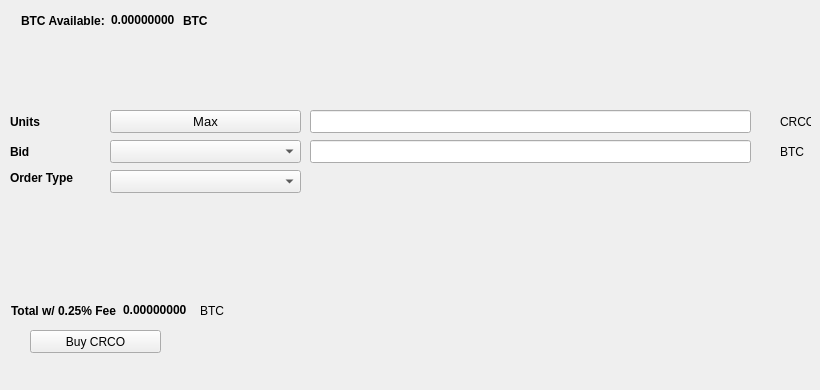
   <widget class="QWidget" name="BuyTab">
    <attribute name="title">
     <string>Buy</string>
    </attribute>
    <widget class="QPushButton" name="BuyCRCO">
     <property name="geometry">
      <rect>
       <x>30</x>
       <y>330</y>
       <width>131</width>
       <height>23</height>
      </rect>
     </property>
     <property name="text">
      <string>Buy CRCO</string>
     </property>
     <property name="icon">
      <iconset resource="../cryptradecoin.qrc">
       <normaloff>:/icons/bitcoin</normaloff>:/icons/bitcoin</iconset>
     </property>
    </widget>
    <widget class="QLabel" name="label_3">
     <property name="geometry">
      <rect>
       <x>10</x>
       <y>110</y>
       <width>46</width>
       <height>23</height>
      </rect>
     </property>
     <property name="font">
      <font>
       <weight>75</weight>
       <bold>true</bold>
      </font>
     </property>
     <property name="text">
      <string>Units</string>
     </property>
    </widget>
    <widget class="QLineEdit" name="UnitsInput">
     <property name="geometry">
      <rect>
       <x>310</x>
       <y>110</y>
       <width>441</width>
       <height>23</height>
      </rect>
     </property>
     <property name="font">
      <font>
       <pointsize>9</pointsize>
       <weight>75</weight>
       <bold>true</bold>
      </font>
     </property>
    </widget>
    <widget class="QLineEdit" name="BuyBidPriceEdit">
     <property name="geometry">
      <rect>
       <x>310</x>
       <y>140</y>
       <width>441</width>
       <height>23</height>
      </rect>
     </property>
     <property name="font">
      <font>
       <pointsize>9</pointsize>
       <weight>75</weight>
       <bold>true</bold>
      </font>
     </property>
    </widget>
    <widget class="QLabel" name="label_4">
     <property name="geometry">
      <rect>
       <x>780</x>
       <y>110</y>
       <width>31</width>
       <height>23</height>
      </rect>
     </property>
     <property name="text">
      <string>CRCO</string>
     </property>
    </widget>
    <widget class="QLabel" name="label_5">
     <property name="geometry">
      <rect>
       <x>780</x>
       <y>140</y>
       <width>31</width>
       <height>23</height>
      </rect>
     </property>
     <property name="text">
      <string>BTC</string>
     </property>
    </widget>
    <widget class="QLabel" name="label_6">
     <property name="geometry">
      <rect>
       <x>10</x>
       <y>140</y>
       <width>46</width>
       <height>23</height>
      </rect>
     </property>
     <property name="font">
      <font>
       <weight>75</weight>
       <bold>true</bold>
      </font>
     </property>
     <property name="text">
      <string>Bid</string>
     </property>
    </widget>
    <widget class="QLabel" name="label_7">
     <property name="geometry">
      <rect>
       <x>10</x>
       <y>170</y>
       <width>91</width>
       <height>16</height>
      </rect>
     </property>
     <property name="font">
      <font>
       <weight>75</weight>
       <bold>true</bold>
      </font>
     </property>
     <property name="text">
      <string>Order Type</string>
     </property>
    </widget>
    <widget class="QPushButton" name="Buy_Max_Amount">
     <property name="geometry">
      <rect>
       <x>110</x>
       <y>110</y>
       <width>191</width>
       <height>23</height>
      </rect>
     </property>
     <property name="font">
      <font>
       <pointsize>10</pointsize>
      </font>
     </property>
     <property name="text">
      <string>Max</string>
     </property>
    </widget>
    <widget class="QComboBox" name="BuyBidcomboBox">
     <property name="geometry">
      <rect>
       <x>110</x>
       <y>140</y>
       <width>191</width>
       <height>23</height>
      </rect>
     </property>
     <property name="font">
      <font>
       <pointsize>10</pointsize>
      </font>
     </property>
    </widget>
    <widget class="QComboBox" name="buyOrdertypeCombo">
     <property name="geometry">
      <rect>
       <x>110</x>
       <y>170</y>
       <width>191</width>
       <height>23</height>
      </rect>
     </property>
     <property name="font">
      <font>
       <pointsize>10</pointsize>
      </font>
     </property>
    </widget>
    <widget class="QWidget" name="layoutWidget1">
     <property name="geometry">
      <rect>
       <x>21</x>
       <y>11</y>
       <width>227</width>
       <height>19</height>
      </rect>
     </property>
     <layout class="QHBoxLayout" name="horizontalLayout_3">
      <item>
       <widget class="QLabel" name="label232">
        <property name="font">
         <font>
          <weight>75</weight>
          <bold>true</bold>
         </font>
        </property>
        <property name="text">
         <string>BTC Available:</string>
        </property>
       </widget>
      </item>
      <item>
       <widget class="QLabel" name="BtcAvailableLbl">
        <property name="palette">
         <palette>
          <active>
           <colorrole role="WindowText">
            <brush brushstyle="SolidPattern">
             <color alpha="255">
              <red>0</red>
              <green>0</green>
              <blue>0</blue>
             </color>
            </brush>
           </colorrole>
           <colorrole role="Button">
            <brush brushstyle="SolidPattern">
             <color alpha="255">
              <red>0</red>
              <green>170</green>
              <blue>0</blue>
             </color>
            </brush>
           </colorrole>
           <colorrole role="Light">
            <brush brushstyle="SolidPattern">
             <color alpha="255">
              <red>0</red>
              <green>255</green>
              <blue>0</blue>
             </color>
            </brush>
           </colorrole>
           <colorrole role="Midlight">
            <brush brushstyle="SolidPattern">
             <color alpha="255">
              <red>0</red>
              <green>212</green>
              <blue>0</blue>
             </color>
            </brush>
           </colorrole>
           <colorrole role="Dark">
            <brush brushstyle="SolidPattern">
             <color alpha="255">
              <red>0</red>
              <green>85</green>
              <blue>0</blue>
             </color>
            </brush>
           </colorrole>
           <colorrole role="Mid">
            <brush brushstyle="SolidPattern">
             <color alpha="255">
              <red>0</red>
              <green>113</green>
              <blue>0</blue>
             </color>
            </brush>
           </colorrole>
           <colorrole role="Text">
            <brush brushstyle="SolidPattern">
             <color alpha="255">
              <red>0</red>
              <green>170</green>
              <blue>0</blue>
             </color>
            </brush>
           </colorrole>
           <colorrole role="BrightText">
            <brush brushstyle="SolidPattern">
             <color alpha="255">
              <red>255</red>
              <green>255</green>
              <blue>255</blue>
             </color>
            </brush>
           </colorrole>
           <colorrole role="ButtonText">
            <brush brushstyle="SolidPattern">
             <color alpha="255">
              <red>0</red>
              <green>0</green>
              <blue>0</blue>
             </color>
            </brush>
           </colorrole>
           <colorrole role="Base">
            <brush brushstyle="SolidPattern">
             <color alpha="255">
              <red>255</red>
              <green>255</green>
              <blue>255</blue>
             </color>
            </brush>
           </colorrole>
           <colorrole role="Window">
            <brush brushstyle="SolidPattern">
             <color alpha="255">
              <red>0</red>
              <green>170</green>
              <blue>0</blue>
             </color>
            </brush>
           </colorrole>
           <colorrole role="Shadow">
            <brush brushstyle="SolidPattern">
             <color alpha="255">
              <red>0</red>
              <green>0</green>
              <blue>0</blue>
             </color>
            </brush>
           </colorrole>
           <colorrole role="AlternateBase">
            <brush brushstyle="SolidPattern">
             <color alpha="255">
              <red>127</red>
              <green>212</green>
              <blue>127</blue>
             </color>
            </brush>
           </colorrole>
           <colorrole role="ToolTipBase">
            <brush brushstyle="SolidPattern">
             <color alpha="255">
              <red>255</red>
              <green>255</green>
              <blue>220</blue>
             </color>
            </brush>
           </colorrole>
           <colorrole role="ToolTipText">
            <brush brushstyle="SolidPattern">
             <color alpha="255">
              <red>0</red>
              <green>0</green>
              <blue>0</blue>
             </color>
            </brush>
           </colorrole>
          </active>
          <inactive>
           <colorrole role="WindowText">
            <brush brushstyle="SolidPattern">
             <color alpha="255">
              <red>0</red>
              <green>0</green>
              <blue>0</blue>
             </color>
            </brush>
           </colorrole>
           <colorrole role="Button">
            <brush brushstyle="SolidPattern">
             <color alpha="255">
              <red>0</red>
              <green>170</green>
              <blue>0</blue>
             </color>
            </brush>
           </colorrole>
           <colorrole role="Light">
            <brush brushstyle="SolidPattern">
             <color alpha="255">
              <red>0</red>
              <green>255</green>
              <blue>0</blue>
             </color>
            </brush>
           </colorrole>
           <colorrole role="Midlight">
            <brush brushstyle="SolidPattern">
             <color alpha="255">
              <red>0</red>
              <green>212</green>
              <blue>0</blue>
             </color>
            </brush>
           </colorrole>
           <colorrole role="Dark">
            <brush brushstyle="SolidPattern">
             <color alpha="255">
              <red>0</red>
              <green>85</green>
              <blue>0</blue>
             </color>
            </brush>
           </colorrole>
           <colorrole role="Mid">
            <brush brushstyle="SolidPattern">
             <color alpha="255">
              <red>0</red>
              <green>113</green>
              <blue>0</blue>
             </color>
            </brush>
           </colorrole>
           <colorrole role="Text">
            <brush brushstyle="SolidPattern">
             <color alpha="255">
              <red>0</red>
              <green>170</green>
              <blue>0</blue>
             </color>
            </brush>
           </colorrole>
           <colorrole role="BrightText">
            <brush brushstyle="SolidPattern">
             <color alpha="255">
              <red>255</red>
              <green>255</green>
              <blue>255</blue>
             </color>
            </brush>
           </colorrole>
           <colorrole role="ButtonText">
            <brush brushstyle="SolidPattern">
             <color alpha="255">
              <red>0</red>
              <green>0</green>
              <blue>0</blue>
             </color>
            </brush>
           </colorrole>
           <colorrole role="Base">
            <brush brushstyle="SolidPattern">
             <color alpha="255">
              <red>255</red>
              <green>255</green>
              <blue>255</blue>
             </color>
            </brush>
           </colorrole>
           <colorrole role="Window">
            <brush brushstyle="SolidPattern">
             <color alpha="255">
              <red>0</red>
              <green>170</green>
              <blue>0</blue>
             </color>
            </brush>
           </colorrole>
           <colorrole role="Shadow">
            <brush brushstyle="SolidPattern">
             <color alpha="255">
              <red>0</red>
              <green>0</green>
              <blue>0</blue>
             </color>
            </brush>
           </colorrole>
           <colorrole role="AlternateBase">
            <brush brushstyle="SolidPattern">
             <color alpha="255">
              <red>127</red>
              <green>212</green>
              <blue>127</blue>
             </color>
            </brush>
           </colorrole>
           <colorrole role="ToolTipBase">
            <brush brushstyle="SolidPattern">
             <color alpha="255">
              <red>255</red>
              <green>255</green>
              <blue>220</blue>
             </color>
            </brush>
           </colorrole>
           <colorrole role="ToolTipText">
            <brush brushstyle="SolidPattern">
             <color alpha="255">
              <red>0</red>
              <green>0</green>
              <blue>0</blue>
             </color>
            </brush>
           </colorrole>
          </inactive>
          <disabled>
           <colorrole role="WindowText">
            <brush brushstyle="SolidPattern">
             <color alpha="255">
              <red>0</red>
              <green>85</green>
              <blue>0</blue>
             </color>
            </brush>
           </colorrole>
           <colorrole role="Button">
            <brush brushstyle="SolidPattern">
             <color alpha="255">
              <red>0</red>
              <green>170</green>
              <blue>0</blue>
             </color>
            </brush>
           </colorrole>
           <colorrole role="Light">
            <brush brushstyle="SolidPattern">
             <color alpha="255">
              <red>0</red>
              <green>255</green>
              <blue>0</blue>
             </color>
            </brush>
           </colorrole>
           <colorrole role="Midlight">
            <brush brushstyle="SolidPattern">
             <color alpha="255">
              <red>0</red>
              <green>212</green>
              <blue>0</blue>
             </color>
            </brush>
           </colorrole>
           <colorrole role="Dark">
            <brush brushstyle="SolidPattern">
             <color alpha="255">
              <red>0</red>
              <green>85</green>
              <blue>0</blue>
             </color>
            </brush>
           </colorrole>
           <colorrole role="Mid">
            <brush brushstyle="SolidPattern">
             <color alpha="255">
              <red>0</red>
              <green>113</green>
              <blue>0</blue>
             </color>
            </brush>
           </colorrole>
           <colorrole role="Text">
            <brush brushstyle="SolidPattern">
             <color alpha="255">
              <red>0</red>
              <green>85</green>
              <blue>0</blue>
             </color>
            </brush>
           </colorrole>
           <colorrole role="BrightText">
            <brush brushstyle="SolidPattern">
             <color alpha="255">
              <red>255</red>
              <green>255</green>
              <blue>255</blue>
             </color>
            </brush>
           </colorrole>
           <colorrole role="ButtonText">
            <brush brushstyle="SolidPattern">
             <color alpha="255">
              <red>0</red>
              <green>85</green>
              <blue>0</blue>
             </color>
            </brush>
           </colorrole>
           <colorrole role="Base">
            <brush brushstyle="SolidPattern">
             <color alpha="255">
              <red>0</red>
              <green>170</green>
              <blue>0</blue>
             </color>
            </brush>
           </colorrole>
           <colorrole role="Window">
            <brush brushstyle="SolidPattern">
             <color alpha="255">
              <red>0</red>
              <green>170</green>
              <blue>0</blue>
             </color>
            </brush>
           </colorrole>
           <colorrole role="Shadow">
            <brush brushstyle="SolidPattern">
             <color alpha="255">
              <red>0</red>
              <green>0</green>
              <blue>0</blue>
             </color>
            </brush>
           </colorrole>
           <colorrole role="AlternateBase">
            <brush brushstyle="SolidPattern">
             <color alpha="255">
              <red>0</red>
              <green>170</green>
              <blue>0</blue>
             </color>
            </brush>
           </colorrole>
           <colorrole role="ToolTipBase">
            <brush brushstyle="SolidPattern">
             <color alpha="255">
              <red>255</red>
              <green>255</green>
              <blue>220</blue>
             </color>
            </brush>
           </colorrole>
           <colorrole role="ToolTipText">
            <brush brushstyle="SolidPattern">
             <color alpha="255">
              <red>0</red>
              <green>0</green>
              <blue>0</blue>
             </color>
            </brush>
           </colorrole>
          </disabled>
         </palette>
        </property>
        <property name="font">
         <font>
          <weight>75</weight>
          <bold>true</bold>
         </font>
        </property>
        <property name="text">
         <string>0.00000000</string>
        </property>
        <property name="textInteractionFlags">
         <set>Qt::LinksAccessibleByMouse|Qt::TextSelectableByKeyboard|Qt::TextSelectableByMouse</set>
        </property>
       </widget>
      </item>
      <item>
       <widget class="QLabel" name="BtcAvailableLbl_2">
        <property name="font">
         <font>
          <weight>75</weight>
          <bold>true</bold>
         </font>
        </property>
        <property name="text">
         <string>BTC</string>
        </property>
       </widget>
      </item>
     </layout>
    </widget>
    <widget class="QWidget" name="layoutWidge2">
     <property name="geometry">
      <rect>
       <x>11</x>
       <y>301</y>
       <width>259</width>
       <height>19</height>
      </rect>
     </property>
     <layout class="QHBoxLayout" name="horizontalLayout_4">
      <item>
       <widget class="QLabel" name="label_9">
        <property name="font">
         <font>
          <weight>75</weight>
          <bold>true</bold>
         </font>
        </property>
        <property name="text">
         <string>Total w/ 0.25% Fee</string>
        </property>
       </widget>
      </item>
      <item>
       <widget class="QLabel" name="BuyCostLabel">
        <property name="palette">
         <palette>
          <active>
           <colorrole role="WindowText">
            <brush brushstyle="SolidPattern">
             <color alpha="255">
              <red>0</red>
              <green>0</green>
              <blue>0</blue>
             </color>
            </brush>
           </colorrole>
           <colorrole role="Button">
            <brush brushstyle="SolidPattern">
             <color alpha="255">
              <red>0</red>
              <green>170</green>
              <blue>0</blue>
             </color>
            </brush>
           </colorrole>
           <colorrole role="Light">
            <brush brushstyle="SolidPattern">
             <color alpha="255">
              <red>0</red>
              <green>255</green>
              <blue>0</blue>
             </color>
            </brush>
           </colorrole>
           <colorrole role="Midlight">
            <brush brushstyle="SolidPattern">
             <color alpha="255">
              <red>0</red>
              <green>212</green>
              <blue>0</blue>
             </color>
            </brush>
           </colorrole>
           <colorrole role="Dark">
            <brush brushstyle="SolidPattern">
             <color alpha="255">
              <red>0</red>
              <green>85</green>
              <blue>0</blue>
             </color>
            </brush>
           </colorrole>
           <colorrole role="Mid">
            <brush brushstyle="SolidPattern">
             <color alpha="255">
              <red>0</red>
              <green>113</green>
              <blue>0</blue>
             </color>
            </brush>
           </colorrole>
           <colorrole role="Text">
            <brush brushstyle="SolidPattern">
             <color alpha="255">
              <red>0</red>
              <green>170</green>
              <blue>0</blue>
             </color>
            </brush>
           </colorrole>
           <colorrole role="BrightText">
            <brush brushstyle="SolidPattern">
             <color alpha="255">
              <red>255</red>
              <green>255</green>
              <blue>255</blue>
             </color>
            </brush>
           </colorrole>
           <colorrole role="ButtonText">
            <brush brushstyle="SolidPattern">
             <color alpha="255">
              <red>0</red>
              <green>0</green>
              <blue>0</blue>
             </color>
            </brush>
           </colorrole>
           <colorrole role="Base">
            <brush brushstyle="SolidPattern">
             <color alpha="255">
              <red>255</red>
              <green>255</green>
              <blue>255</blue>
             </color>
            </brush>
           </colorrole>
           <colorrole role="Window">
            <brush brushstyle="SolidPattern">
             <color alpha="255">
              <red>0</red>
              <green>170</green>
              <blue>0</blue>
             </color>
            </brush>
           </colorrole>
           <colorrole role="Shadow">
            <brush brushstyle="SolidPattern">
             <color alpha="255">
              <red>0</red>
              <green>0</green>
              <blue>0</blue>
             </color>
            </brush>
           </colorrole>
           <colorrole role="AlternateBase">
            <brush brushstyle="SolidPattern">
             <color alpha="255">
              <red>127</red>
              <green>212</green>
              <blue>127</blue>
             </color>
            </brush>
           </colorrole>
           <colorrole role="ToolTipBase">
            <brush brushstyle="SolidPattern">
             <color alpha="255">
              <red>255</red>
              <green>255</green>
              <blue>220</blue>
             </color>
            </brush>
           </colorrole>
           <colorrole role="ToolTipText">
            <brush brushstyle="SolidPattern">
             <color alpha="255">
              <red>0</red>
              <green>0</green>
              <blue>0</blue>
             </color>
            </brush>
           </colorrole>
          </active>
          <inactive>
           <colorrole role="WindowText">
            <brush brushstyle="SolidPattern">
             <color alpha="255">
              <red>0</red>
              <green>0</green>
              <blue>0</blue>
             </color>
            </brush>
           </colorrole>
           <colorrole role="Button">
            <brush brushstyle="SolidPattern">
             <color alpha="255">
              <red>0</red>
              <green>170</green>
              <blue>0</blue>
             </color>
            </brush>
           </colorrole>
           <colorrole role="Light">
            <brush brushstyle="SolidPattern">
             <color alpha="255">
              <red>0</red>
              <green>255</green>
              <blue>0</blue>
             </color>
            </brush>
           </colorrole>
           <colorrole role="Midlight">
            <brush brushstyle="SolidPattern">
             <color alpha="255">
              <red>0</red>
              <green>212</green>
              <blue>0</blue>
             </color>
            </brush>
           </colorrole>
           <colorrole role="Dark">
            <brush brushstyle="SolidPattern">
             <color alpha="255">
              <red>0</red>
              <green>85</green>
              <blue>0</blue>
             </color>
            </brush>
           </colorrole>
           <colorrole role="Mid">
            <brush brushstyle="SolidPattern">
             <color alpha="255">
              <red>0</red>
              <green>113</green>
              <blue>0</blue>
             </color>
            </brush>
           </colorrole>
           <colorrole role="Text">
            <brush brushstyle="SolidPattern">
             <color alpha="255">
              <red>0</red>
              <green>170</green>
              <blue>0</blue>
             </color>
            </brush>
           </colorrole>
           <colorrole role="BrightText">
            <brush brushstyle="SolidPattern">
             <color alpha="255">
              <red>255</red>
              <green>255</green>
              <blue>255</blue>
             </color>
            </brush>
           </colorrole>
           <colorrole role="ButtonText">
            <brush brushstyle="SolidPattern">
             <color alpha="255">
              <red>0</red>
              <green>0</green>
              <blue>0</blue>
             </color>
            </brush>
           </colorrole>
           <colorrole role="Base">
            <brush brushstyle="SolidPattern">
             <color alpha="255">
              <red>255</red>
              <green>255</green>
              <blue>255</blue>
             </color>
            </brush>
           </colorrole>
           <colorrole role="Window">
            <brush brushstyle="SolidPattern">
             <color alpha="255">
              <red>0</red>
              <green>170</green>
              <blue>0</blue>
             </color>
            </brush>
           </colorrole>
           <colorrole role="Shadow">
            <brush brushstyle="SolidPattern">
             <color alpha="255">
              <red>0</red>
              <green>0</green>
              <blue>0</blue>
             </color>
            </brush>
           </colorrole>
           <colorrole role="AlternateBase">
            <brush brushstyle="SolidPattern">
             <color alpha="255">
              <red>127</red>
              <green>212</green>
              <blue>127</blue>
             </color>
            </brush>
           </colorrole>
           <colorrole role="ToolTipBase">
            <brush brushstyle="SolidPattern">
             <color alpha="255">
              <red>255</red>
              <green>255</green>
              <blue>220</blue>
             </color>
            </brush>
           </colorrole>
           <colorrole role="ToolTipText">
            <brush brushstyle="SolidPattern">
             <color alpha="255">
              <red>0</red>
              <green>0</green>
              <blue>0</blue>
             </color>
            </brush>
           </colorrole>
          </inactive>
          <disabled>
           <colorrole role="WindowText">
            <brush brushstyle="SolidPattern">
             <color alpha="255">
              <red>0</red>
              <green>85</green>
              <blue>0</blue>
             </color>
            </brush>
           </colorrole>
           <colorrole role="Button">
            <brush brushstyle="SolidPattern">
             <color alpha="255">
              <red>0</red>
              <green>170</green>
              <blue>0</blue>
             </color>
            </brush>
           </colorrole>
           <colorrole role="Light">
            <brush brushstyle="SolidPattern">
             <color alpha="255">
              <red>0</red>
              <green>255</green>
              <blue>0</blue>
             </color>
            </brush>
           </colorrole>
           <colorrole role="Midlight">
            <brush brushstyle="SolidPattern">
             <color alpha="255">
              <red>0</red>
              <green>212</green>
              <blue>0</blue>
             </color>
            </brush>
           </colorrole>
           <colorrole role="Dark">
            <brush brushstyle="SolidPattern">
             <color alpha="255">
              <red>0</red>
              <green>85</green>
              <blue>0</blue>
             </color>
            </brush>
           </colorrole>
           <colorrole role="Mid">
            <brush brushstyle="SolidPattern">
             <color alpha="255">
              <red>0</red>
              <green>113</green>
              <blue>0</blue>
             </color>
            </brush>
           </colorrole>
           <colorrole role="Text">
            <brush brushstyle="SolidPattern">
             <color alpha="255">
              <red>0</red>
              <green>85</green>
              <blue>0</blue>
             </color>
            </brush>
           </colorrole>
           <colorrole role="BrightText">
            <brush brushstyle="SolidPattern">
             <color alpha="255">
              <red>255</red>
              <green>255</green>
              <blue>255</blue>
             </color>
            </brush>
           </colorrole>
           <colorrole role="ButtonText">
            <brush brushstyle="SolidPattern">
             <color alpha="255">
              <red>0</red>
              <green>85</green>
              <blue>0</blue>
             </color>
            </brush>
           </colorrole>
           <colorrole role="Base">
            <brush brushstyle="SolidPattern">
             <color alpha="255">
              <red>0</red>
              <green>170</green>
              <blue>0</blue>
             </color>
            </brush>
           </colorrole>
           <colorrole role="Window">
            <brush brushstyle="SolidPattern">
             <color alpha="255">
              <red>0</red>
              <green>170</green>
              <blue>0</blue>
             </color>
            </brush>
           </colorrole>
           <colorrole role="Shadow">
            <brush brushstyle="SolidPattern">
             <color alpha="255">
              <red>0</red>
              <green>0</green>
              <blue>0</blue>
             </color>
            </brush>
           </colorrole>
           <colorrole role="AlternateBase">
            <brush brushstyle="SolidPattern">
             <color alpha="255">
              <red>0</red>
              <green>170</green>
              <blue>0</blue>
             </color>
            </brush>
           </colorrole>
           <colorrole role="ToolTipBase">
            <brush brushstyle="SolidPattern">
             <color alpha="255">
              <red>255</red>
              <green>255</green>
              <blue>220</blue>
             </color>
            </brush>
           </colorrole>
           <colorrole role="ToolTipText">
            <brush brushstyle="SolidPattern">
             <color alpha="255">
              <red>0</red>
              <green>0</green>
              <blue>0</blue>
             </color>
            </brush>
           </colorrole>
          </disabled>
         </palette>
        </property>
        <property name="font">
         <font>
          <weight>75</weight>
          <bold>true</bold>
         </font>
        </property>
        <property name="autoFillBackground">
         <bool>false</bool>
        </property>
        <property name="text">
         <string>0.00000000</string>
        </property>
        <property name="textInteractionFlags">
         <set>Qt::LinksAccessibleByMouse|Qt::TextSelectableByMouse</set>
        </property>
       </widget>
      </item>
      <item>
       <widget class="QLabel" name="label_10">
        <property name="font">
         <font>
          <weight>50</weight>
          <bold>false</bold>
         </font>
        </property>
        <property name="text">
         <string>BTC</string>
        </property>
       </widget>
      </item>
     </layout>
    </widget>
    <widget class="QLabel" name="label_24">
     <property name="geometry">
      <rect>
       <x>460</x>
       <y>300</y>
       <width>281</width>
       <height>81</height>
      </rect>
     </property>
     <property name="text">
      <string/>
     </property>
     <property name="pixmap">
      <pixmap>:/images/bittrex</pixmap>
     </property>
    </widget>
   </widget>
